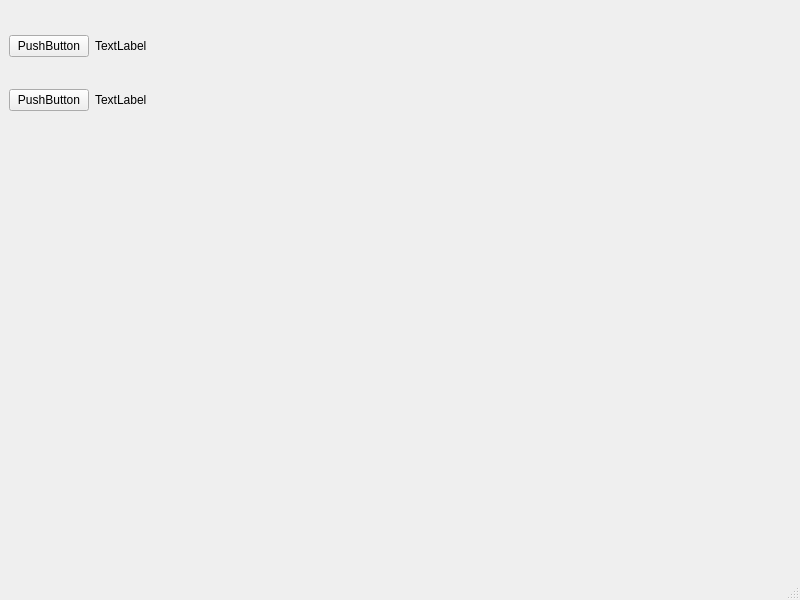
<?xml version="1.0" encoding="UTF-8"?>
<ui version="4.0">
 <class>MainWindow</class>
 <widget class="QMainWindow" name="MainWindow">
  <property name="geometry">
   <rect>
    <x>0</x>
    <y>0</y>
    <width>800</width>
    <height>600</height>
   </rect>
  </property>
  <property name="windowTitle">
   <string>MainWindow</string>
  </property>
  <widget class="QWidget" name="centralwidget">
   <layout class="QFormLayout" name="formLayout">
    <property name="fieldGrowthPolicy">
     <enum>QFormLayout::AllNonFixedFieldsGrow</enum>
    </property>
    <item row="1" column="0" colspan="2">
     <spacer name="horizontalSpacer">
      <property name="orientation">
       <enum>Qt::Horizontal</enum>
      </property>
      <property name="sizeHint" stdset="0">
       <size>
        <width>40</width>
        <height>20</height>
       </size>
      </property>
     </spacer>
    </item>
    <item row="2" column="0">
     <widget class="QPushButton" name="pushButton">
      <property name="maximumSize">
       <size>
        <width>16777215</width>
        <height>23</height>
       </size>
      </property>
      <property name="text">
       <string>PushButton</string>
      </property>
     </widget>
    </item>
    <item row="2" column="1">
     <widget class="QLabel" name="label">
      <property name="text">
       <string>TextLabel</string>
      </property>
     </widget>
    </item>
    <item row="4" column="0">
     <widget class="QPushButton" name="pushButton_2">
      <property name="text">
       <string>PushButton</string>
      </property>
     </widget>
    </item>
    <item row="4" column="1">
     <widget class="QLabel" name="label_2">
      <property name="text">
       <string>TextLabel</string>
      </property>
     </widget>
    </item>
    <item row="3" column="0" colspan="2">
     <spacer name="horizontalSpacer_2">
      <property name="orientation">
       <enum>Qt::Horizontal</enum>
      </property>
      <property name="sizeHint" stdset="0">
       <size>
        <width>40</width>
        <height>20</height>
       </size>
      </property>
     </spacer>
    </item>
   </layout>
  </widget>
  <widget class="QMenuBar" name="menubar">
   <property name="geometry">
    <rect>
     <x>0</x>
     <y>0</y>
     <width>800</width>
     <height>21</height>
    </rect>
   </property>
  </widget>
  <widget class="QStatusBar" name="statusbar"/>
 </widget>
 <resources/>
 <connections/>
</ui>
